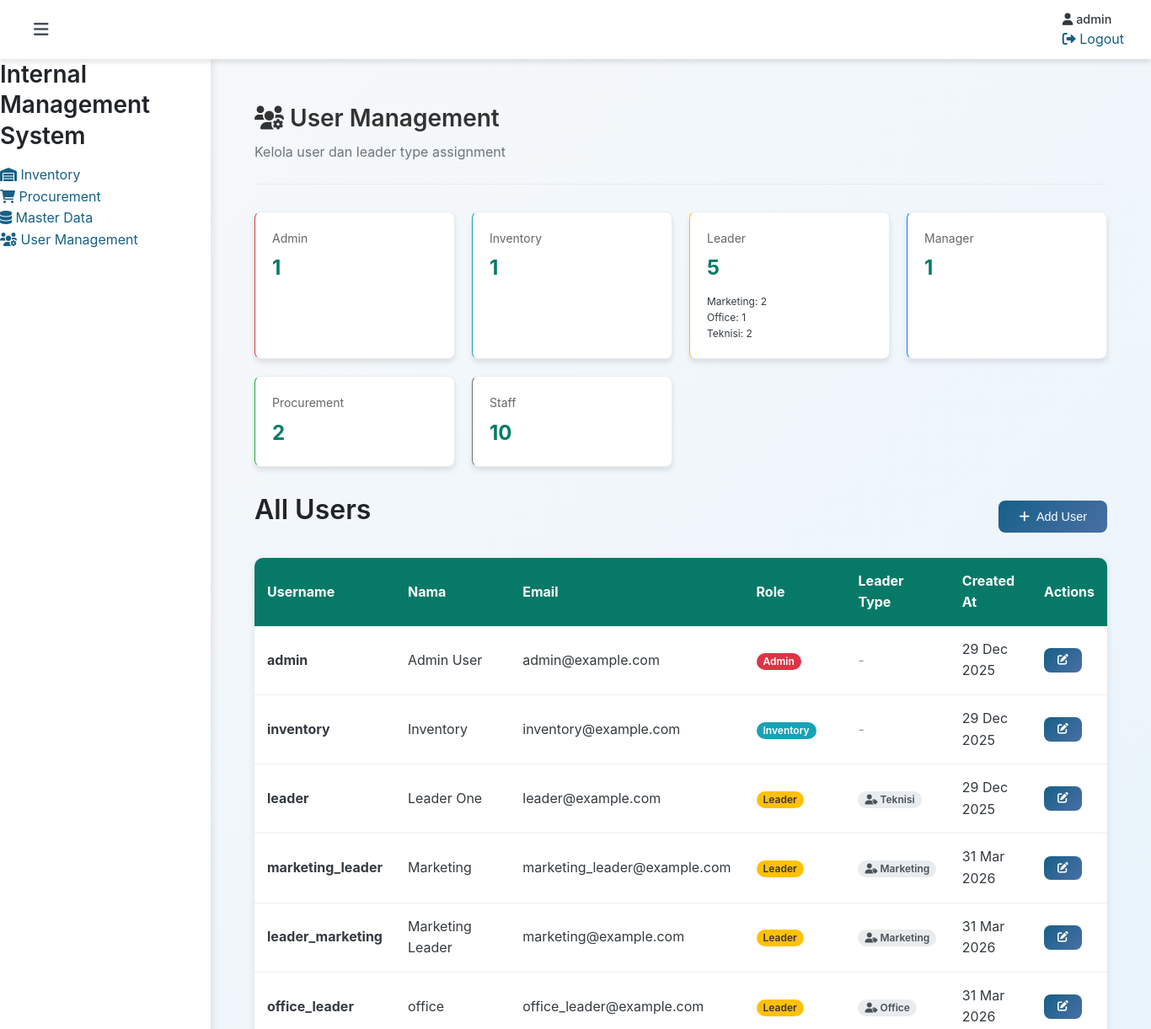
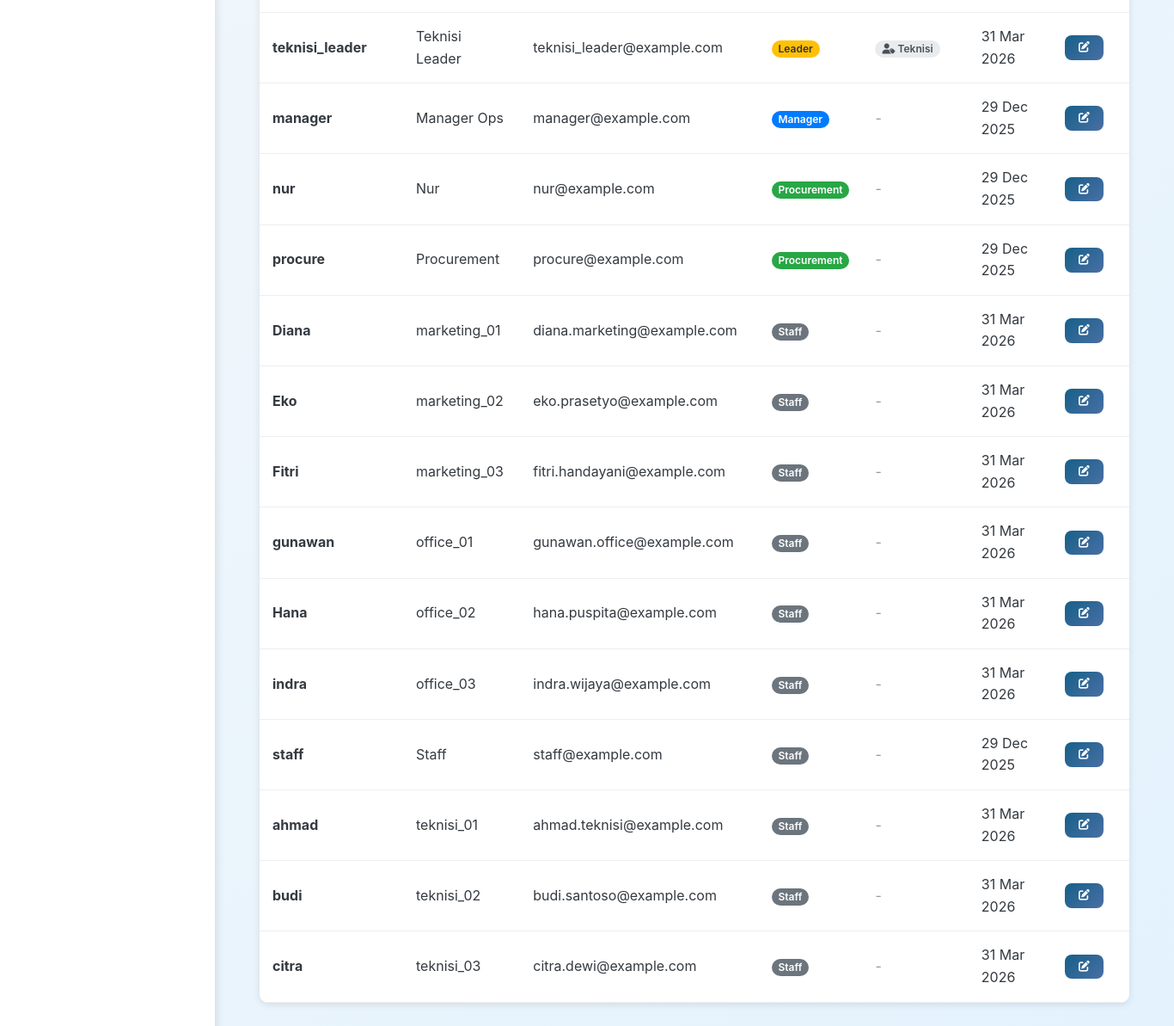
Screenshot of /pages/user-management.php (signed in) with the database file from the repository (2 pictures, top to bottom).
### tables this page shows
CREATE TABLE `users` (
  `iduser` varchar(50) NOT NULL,
  `username` varchar(100) NOT NULL,
  `nama` varchar(200) NOT NULL,
  `password` varchar(255) NOT NULL,
  `email` varchar(150) DEFAULT NULL,
  `roletype` varchar(50) DEFAULT NULL,
  `leader_type` varchar(50) DEFAULT NULL,
  `created_at` timestamp NULL DEFAULT CURRENT_TIMESTAMP
);

### pages/user-management.php (the view, shortened to what this page needs)
<?php
require_once __DIR__ . '/../includes/auth.php';
$stmt = $pdo->query("
    SELECT iduser, username, nama, email, roletype, leader_type, created_at
    FROM users
    ORDER BY roletype, nama
");
$users = $stmt->fetchAll(PDO::FETCH_ASSOC);
$stmt = $pdo->query("
    SELECT
        roletype,
        leader_type,
        COUNT(*) as count
    FROM users
    GROUP BY roletype, leader_type
    ORDER BY roletype, leader_type
");
$stats = $stmt->fetchAll(PDO::FETCH_ASSOC);
?>
<!DOCTYPE html>
<html lang="en">
<head>
    <link rel="stylesheet" href="/css/style.css">
    <link rel="stylesheet" href="https://cdnjs.cloudflare.com/ajax/libs/font-awesome/6.4.0/css/all.min.css">
</head>
<body>
    <?php include __DIR__ . '/../includes/header.php'; ?>
    <div class="user-management-container">
        <div class="page-header">
            <h1 class="page-title"><i class="fas fa-users-cog"></i> User Management</h1>
            <p>Kelola user dan leader type assignment</p>
        </div>
        <div class="stats-grid">
            <?php
            $roleColors = [
                'Admin' => '#dc3545',
                'Manager' => '#007bff',
                'Leader' => '#ffc107',
                'Procurement' => '#28a745',
                'Inventory' => '#17a2b8',
                'Staff' => '#6c757d'
            ];
            $groupedStats = [];
            foreach ($stats as $stat) {
                $role = $stat['roletype'];
                if (!isset($groupedStats[$role])) {
                    $groupedStats[$role] = ['total' => 0, 'types' => []];
                }
                $groupedStats[$role]['total'] += $stat['count'];
                if ($stat['leader_type']) {
                    $groupedStats[$role]['types'][$stat['leader_type']] = $stat['count'];
                }
            }
            foreach ($groupedStats as $role => $data): ?>
                <div class="stat-card" style="border-left-color: <?php echo $roleColors[$role] ?? '#067A67'; ?>">
                    <div class="stat-label"><?php echo htmlspecialchars($role); ?></div>
                    <div class="stat-value"><?php echo $data['total']; ?></div>
                    <?php if (!empty($data['types'])): ?>
                        <div style="margin-top: 10px; font-size: 12px;">
                            <?php foreach ($data['types'] as $type => $count): ?>
                                <div><?php echo htmlspecialchars($type); ?>: <?php echo $count; ?></div>
                            <?php endforeach; ?>
                        </div>
                    <?php endif; ?>
                </div>
            <?php endforeach; ?>
        </div>
        <div style="display: flex; justify-content: space-between; align-items: center; margin-bottom: 20px;">
            <h2>All Users</h2>
            <button class="btn btn-primary" onclick="openAddModal()">
                <i class="fas fa-plus"></i> Add User
            </button>
        </div>
        <table class="users-table">
            <thead>
                <tr>
                    <th>Username</th>
                    <th>Nama</th>
                    <th>Email</th>
                    <th>Role</th>
                    <th>Leader Type</th>
                    <th>Created At</th>
                    <th>Actions</th>
                </tr>
            </thead>
            <tbody>
                <?php foreach ($users as $user): ?>
                    <tr>
                        <td><strong><?php echo htmlspecialchars($user['username']); ?></strong></td>
                        <td><?php echo htmlspecialchars($user['nama']); ?></td>
                        <td><?php echo htmlspecialchars($user['email']); ?></td>
                        <td>
                            <span class="badge badge-<?php echo strtolower($user['roletype']); ?>">
                                <?php echo htmlspecialchars($user['roletype']); ?>
                            </span>
                        </td>
                        <td>
                            <?php if ($user['roletype'] === 'Leader'): ?>
                                <span class="badge badge-leader-type">
                                    <i class="fas fa-user-tag"></i> <?php echo htmlspecialchars($user['leader_type']); ?>
                                </span>
                            <?php else: ?>
                                <span style="color: #999;">-</span>
                            <?php endif; ?>
                        </td>
                        <td><?php echo date('d M Y', strtotime($user['created_at'])); ?></td>
                        <td>
                            <div class="action-buttons">
                                <button class="btn btn-primary btn-sm" onclick="editUser('<?php echo htmlspecialchars($user['iduser']); ?>')">
                                    <i class="fas fa-edit"></i>
                                </button>
                            </div>
                        </td>
                    </tr>
                <?php endforeach; ?>
            </tbody>
        </table>
    </div>
</body>
</html>

### css/style.css (style rules this page uses)
* { margin: 0; padding: 0; box-sizing: border-box; }
:root { --primary-color: #166088; --primary-dark: #0d5078; --primary-light: #4a6fa5; --secondary-color: #C7F3F0; --accent-color: #FF6B6B; --success-color: #28a745; --warning-color: #ffc107; --danger-color: #dc3545; --info-color: #17a2b8; --dark-color: #343a40; --light-color: #f8f9fa; --gray-100: #f8f9fa; --gray-200: #e9ecef; --gray-300: #dee2e6; --gray-400: #ced4da; --gray-500: #adb5bd; --gray-600: #6c757d; --gray-700: #495057; --gray-800: #343a40; --gray-900: #212529; --border-radius: 8px; --box-shadow: 0 4px 6px rgba(0, 0, 0, 0.1); --transition: all 0.3s ease; --font-family: 'Inter', -apple-system, BlinkMacSystemFont, 'Segoe UI', Roboto, Oxygen, Ubuntu, sans-serif; }
html { font-size: 16px; scroll-behavior: smooth; }
body { font-family: var(--font-family); line-height: 1.6; color: var(--gray-800); background-color: var(--gray-100); overflow-x: hidden; }
h1, h2, h3, h4, h5, h6 { font-weight: 600; line-height: 1.3; margin-bottom: 1rem; color: var(--gray-900); }
h1 { font-size: 2.5rem; }
h2 { font-size: 2rem; }
p { margin-bottom: 1rem; }
.page-header { margin-bottom: 2rem; padding-bottom: 1.5rem; border-bottom: 1px solid var(--gray-200); }
.page-header p { color: var(--gray-600); margin: 0; }
.stat-card { background: white; border-radius: var(--border-radius); box-shadow: var(--box-shadow); overflow: hidden; transition: var(--transition); border: 1px solid var(--gray-200); }
.btn { display: inline-flex; align-items: center; justify-content: center; gap: 0.5rem; padding: 0.75rem 1.5rem; border: none; border-radius: var(--border-radius); font-size: 0.9rem; font-weight: 500; cursor: pointer; transition: var(--transition); line-height: 1; text-decoration: none; }
.btn-sm { padding: 0.5rem 1rem; font-size: 0.8rem; }
.btn-primary { background: linear-gradient(135deg, var(--primary-color), var(--primary-light)); color: white; }
.badge { display: inline-block; padding: 0.25rem 0.5rem; font-size: 0.75rem; font-weight: 600; line-height: 1; text-align: center; white-space: nowrap; vertical-align: baseline; border-radius: 50px; }

### pages/user-management.php (style rules this page uses)
.user-management-container { padding: 20px; }
.page-header { margin-bottom: 30px; }
.page-title { font-size: 28px; color: #333; margin-bottom: 10px; }
.stats-grid { display: grid; grid-template-columns: repeat(auto-fit, minmax(200px, 1fr)); gap: 20px; margin-bottom: 30px; }
.stat-card { background: white; padding: 20px; border-radius: 10px; box-shadow: 0 2px 4px rgba(0,0,0,0.1); border-left: 4px solid #067A67; }
.stat-label { font-size: 14px; color: #666; margin-bottom: 5px; }
.stat-value { font-size: 24px; font-weight: bold; color: #067A67; }
.users-table { width: 100%; border-collapse: collapse; background: white; border-radius: 10px; overflow: hidden; box-shadow: 0 2px 8px rgba(0,0,0,0.1); }
.users-table thead { background: #067A67; color: white; }
.users-table th, .users-table td { padding: 15px; text-align: left; }
.users-table tbody tr { border-bottom: 1px solid #eee; }
.badge { display: inline-block; padding: 5px 12px; border-radius: 20px; font-size: 12px; font-weight: 600; }
.badge-admin { background: #dc3545; color: white; }
.badge-manager { background: #007bff; color: white; }
.badge-leader { background: #ffc107; color: #333; }
.badge-procurement { background: #28a745; color: white; }
.badge-inventory { background: #17a2b8; color: white; }
.badge-staff { background: #6c757d; color: white; }
.badge-leader-type { background: #e9ecef; color: #495057; }
.btn { padding: 8px 16px; border: none; border-radius: 5px; cursor: pointer; font-size: 14px; transition: all 0.3s; }
.btn-primary { background: #067A67; color: white; }
.btn-sm { padding: 5px 10px; font-size: 12px; }
.action-buttons { display: flex; gap: 5px; }

### rows the page displays
users: username "admin", nama "Admin User", email "admin@example.com", roletype "Admin", created_at "29 Dec 2025"
users: username "inventory", nama "Inventory", email "inventory@example.com", roletype "Inventory", created_at "29 Dec 2025"
users: username "leader", nama "Leader One", email "leader@example.com", roletype "Leader", leader_type "Teknisi", created_at "29 Dec 2025"
users: username "marketing_leader", nama "Marketing", email "marketing_leader@example.com", roletype "Leader", leader_type "Marketing", created_at "31 Mar 2026"
users: username "leader_marketing", nama "Marketing Leader", email "marketing@example.com", roletype "Leader", leader_type "Marketing", created_at "31 Mar 2026"
users: username "office_leader", nama "office", email "office_leader@example.com", roletype "Leader", leader_type "Office", created_at "31 Mar 2026"
users: username "teknisi_leader", nama "Teknisi Leader", email "teknisi_leader@example.com", roletype "Leader", leader_type "Teknisi", created_at "31 Mar 2026"
users: username "manager", nama "Manager Ops", email "manager@example.com", roletype "Manager", created_at "29 Dec 2025"
users: username "nur", nama "Nur", email "nur@example.com", roletype "Procurement", created_at "29 Dec 2025"
users: username "procure", nama "Procurement", email "procure@example.com", roletype "Procurement", created_at "29 Dec 2025"
users: username "Diana", nama "marketing_01", email "diana.marketing@example.com", roletype "Staff", created_at "31 Mar 2026"
users: username "Eko", nama "marketing_02", email "eko.prasetyo@example.com", roletype "Staff", created_at "31 Mar 2026"
users: username "Fitri", nama "marketing_03", email "fitri.handayani@example.com", roletype "Staff", created_at "31 Mar 2026"
users: username "gunawan", nama "office_01", email "gunawan.office@example.com", roletype "Staff", created_at "31 Mar 2026"
users: username "Hana", nama "office_02", email "hana.puspita@example.com", roletype "Staff", created_at "31 Mar 2026"
users: username "indra", nama "office_03", email "indra.wijaya@example.com", roletype "Staff", created_at "31 Mar 2026"
users: username "staff", nama "Staff", email "staff@example.com", roletype "Staff", created_at "29 Dec 2025"
users: username "ahmad", nama "teknisi_01", email "ahmad.teknisi@example.com", roletype "Staff", created_at "31 Mar 2026"
users: username "budi", nama "teknisi_02", email "budi.santoso@example.com", roletype "Staff", created_at "31 Mar 2026"
users: username "citra", nama "teknisi_03", email "citra.dewi@example.com", roletype "Staff", created_at "31 Mar 2026"

### other values shown
$_SESSION['username'] "admin"
$role "Admin"
$data['total'] "1"
$role "Inventory"
$role "Leader"
$data['total'] "5"
$type "Marketing"
$count "2"
$type "Office"
$count "1"
$type "Teknisi"
$role "Manager"
$role "Procurement"
$data['total'] "2"
$role "Staff"
